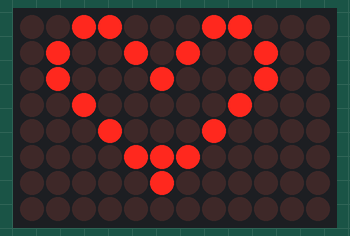
The sketch below on a simulated Arduino Uno R4 WiFi. On the bench: 12×8 LED matrix.

Above: at 0.1 s.

The sketch:

PM1_LED_Matrix_2D_ArrayHEART.ino
```cpp
#include "Arduino_LED_Matrix.h"

ArduinoLEDMatrix matrix;

byte frame[8][12] = {
  { 0, 0, 1, 1, 0, 0, 0, 1, 1, 0, 0, 0 },
  { 0, 1, 0, 0, 1, 0, 1, 0, 0, 1, 0, 0 },
  { 0, 1, 0, 0, 0, 1, 0, 0, 0, 1, 0, 0 },
  { 0, 0, 1, 0, 0, 0, 0, 0, 1, 0, 0, 0 },
  { 0, 0, 0, 1, 0, 0, 0, 1, 0, 0, 0, 0 },
  { 0, 0, 0, 0, 1, 0, 1, 0, 0, 0, 0, 0 },
  { 0, 0, 0, 0, 0, 1, 0, 0, 0, 0, 0, 0 },
  { 0, 0, 0, 0, 0, 0, 0, 0, 0, 0, 0, 0 }
};

void setup() {
  Serial.begin(115200);
  matrix.begin();
}


void loop(){
frame[5][5] = 1;
matrix.renderBitmap(frame,8,12);
}
```
